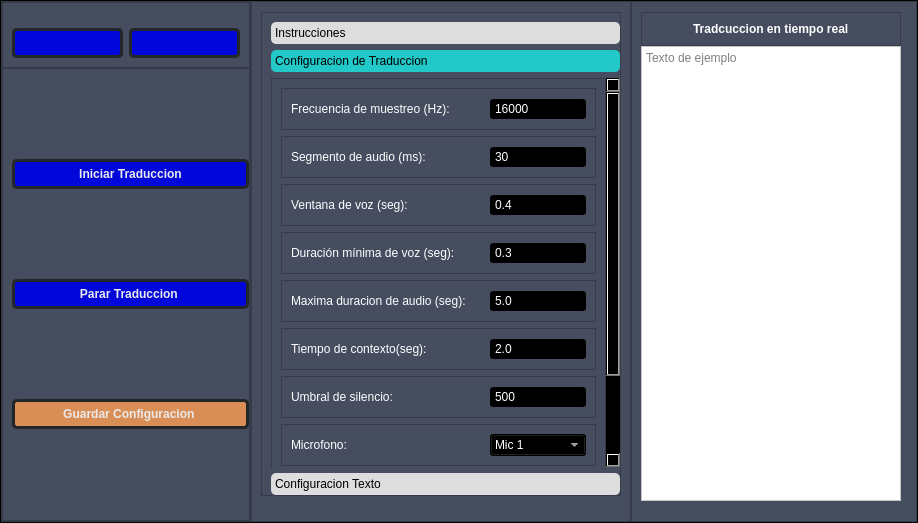
<?xml version="1.0" encoding="UTF-8"?>
<ui version="4.0">
 <class>MainWindow</class>
 <widget class="QMainWindow" name="MainWindow">
  <property name="geometry">
   <rect>
    <x>0</x>
    <y>0</y>
    <width>918</width>
    <height>523</height>
   </rect>
  </property>
  <property name="windowTitle">
   <string>MainWindow</string>
  </property>
  <property name="styleSheet">
   <string notr="true">background-color: rgb(0, 0, 0);</string>
  </property>
  <widget class="QWidget" name="centralwidget">
   <layout class="QVBoxLayout" name="verticalLayout" stretch="8">
    <property name="spacing">
     <number>0</number>
    </property>
    <property name="leftMargin">
     <number>0</number>
    </property>
    <property name="topMargin">
     <number>0</number>
    </property>
    <property name="rightMargin">
     <number>0</number>
    </property>
    <property name="bottomMargin">
     <number>0</number>
    </property>
    <item>
     <widget class="QFrame" name="Inferior">
      <property name="frameShape">
       <enum>QFrame::StyledPanel</enum>
      </property>
      <property name="frameShadow">
       <enum>QFrame::Raised</enum>
      </property>
      <layout class="QHBoxLayout" name="horizontalLayout" stretch="1,1,1">
       <property name="spacing">
        <number>0</number>
       </property>
       <property name="leftMargin">
        <number>0</number>
       </property>
       <property name="topMargin">
        <number>0</number>
       </property>
       <property name="rightMargin">
        <number>0</number>
       </property>
       <property name="bottomMargin">
        <number>0</number>
       </property>
       <item>
        <widget class="QFrame" name="column_1">
         <property name="maximumSize">
          <size>
           <width>250</width>
           <height>16777215</height>
          </size>
         </property>
         <property name="styleSheet">
          <string notr="true">QFrame{
	background-color: rgb(70, 77, 95);
}

QPushButton{
	font:87 12pt &quot;Sans Serif&quot;;
	font-weight: bold;
	background-color: #0107DB;
	color: #EAEAEA;
	border-radius:5px;
	border:3px solid #24272a;
	padding:5px;
}

QPushButton:hover{
	background-color: rgb(1, 5, 136);
	border-radius:5px;
	border:3px solid 6C757D;

}


</string>
         </property>
         <property name="frameShape">
          <enum>QFrame::StyledPanel</enum>
         </property>
         <property name="frameShadow">
          <enum>QFrame::Raised</enum>
         </property>
         <layout class="QVBoxLayout" name="verticalLayout_3" stretch="1,8">
          <property name="spacing">
           <number>0</number>
          </property>
          <property name="leftMargin">
           <number>0</number>
          </property>
          <property name="topMargin">
           <number>0</number>
          </property>
          <property name="rightMargin">
           <number>0</number>
          </property>
          <property name="bottomMargin">
           <number>0</number>
          </property>
          <item>
           <widget class="QFrame" name="arrow_frame">
            <property name="frameShape">
             <enum>QFrame::StyledPanel</enum>
            </property>
            <property name="frameShadow">
             <enum>QFrame::Raised</enum>
            </property>
            <layout class="QHBoxLayout" name="horizontalLayout_2">
             <property name="topMargin">
              <number>25</number>
             </property>
             <item>
              <widget class="QPushButton" name="Larrow">
               <property name="text">
                <string/>
               </property>
               <property name="icon">
                <iconset>
                 <normaloff>../../../../../.designer/backup/imgs/left arrow.svg</normaloff>../../../../../.designer/backup/imgs/left arrow.svg</iconset>
               </property>
              </widget>
             </item>
             <item>
              <widget class="QPushButton" name="Rarrow">
               <property name="text">
                <string/>
               </property>
               <property name="icon">
                <iconset>
                 <normaloff>../../../../../.designer/backup/imgs/right arrow.svg</normaloff>../../../../../.designer/backup/imgs/right arrow.svg</iconset>
               </property>
              </widget>
             </item>
            </layout>
           </widget>
          </item>
          <item>
           <widget class="QFrame" name="frame_26">
            <property name="frameShape">
             <enum>QFrame::StyledPanel</enum>
            </property>
            <property name="frameShadow">
             <enum>QFrame::Raised</enum>
            </property>
            <layout class="QVBoxLayout" name="verticalLayout_13">
             <property name="spacing">
              <number>0</number>
             </property>
             <property name="leftMargin">
              <number>9</number>
             </property>
             <property name="topMargin">
              <number>0</number>
             </property>
             <property name="rightMargin">
              <number>0</number>
             </property>
             <property name="bottomMargin">
              <number>0</number>
             </property>
             <item>
              <widget class="QPushButton" name="play">
               <property name="layoutDirection">
                <enum>Qt::RightToLeft</enum>
               </property>
               <property name="text">
                <string>Iniciar Traduccion</string>
               </property>
               <property name="icon">
                <iconset>
                 <normaloff>../../../../../.designer/backup/imgs/play.svg</normaloff>../../../../../.designer/backup/imgs/play.svg</iconset>
               </property>
               <property name="iconSize">
                <size>
                 <width>28</width>
                 <height>28</height>
                </size>
               </property>
              </widget>
             </item>
             <item>
              <widget class="QPushButton" name="pause">
               <property name="layoutDirection">
                <enum>Qt::RightToLeft</enum>
               </property>
               <property name="text">
                <string>Parar Traduccion </string>
               </property>
               <property name="icon">
                <iconset>
                 <normaloff>../../../../../.designer/backup/imgs/stop.svg</normaloff>../../../../../.designer/backup/imgs/stop.svg</iconset>
               </property>
               <property name="iconSize">
                <size>
                 <width>28</width>
                 <height>28</height>
                </size>
               </property>
              </widget>
             </item>
             <item>
              <widget class="QPushButton" name="config">
               <property name="layoutDirection">
                <enum>Qt::RightToLeft</enum>
               </property>
               <property name="styleSheet">
                <string notr="true">QPushButton{
	background-color: rgb(217, 142, 86);
	color: #EAEAEA;

}

QPushButton:hover{
	background-color: rgb(134, 87, 53);
	color: #EAEAEA;
}</string>
               </property>
               <property name="text">
                <string>Guardar Configuracion </string>
               </property>
               <property name="icon">
                <iconset>
                 <normaloff>../../../../../.designer/backup/imgs/config.svg</normaloff>../../../../../.designer/backup/imgs/config.svg</iconset>
               </property>
               <property name="iconSize">
                <size>
                 <width>28</width>
                 <height>28</height>
                </size>
               </property>
              </widget>
             </item>
            </layout>
           </widget>
          </item>
         </layout>
        </widget>
       </item>
       <item>
        <widget class="QFrame" name="frame_2">
         <property name="minimumSize">
          <size>
           <width>380</width>
           <height>0</height>
          </size>
         </property>
         <property name="styleSheet">
          <string notr="true">QFrame{
	background-color: rgb(70, 77, 95);
}

QPushButton{
	font:87 12pt &quot;Arial Black&quot;;
	background-color: #000000ff;
	border-radius:5px;
	border:1px solid white;
}

QPushButton:hover{
	background-color: rgb(150, 150, 150);
	border-radius:5px;
	border:1px solid black;

}
</string>
         </property>
         <property name="frameShape">
          <enum>QFrame::StyledPanel</enum>
         </property>
         <property name="frameShadow">
          <enum>QFrame::Raised</enum>
         </property>
         <layout class="QVBoxLayout" name="verticalLayout_2" stretch="0">
          <property name="topMargin">
           <number>10</number>
          </property>
          <property name="bottomMargin">
           <number>25</number>
          </property>
          <item>
           <widget class="QFrame" name="frame_5">
            <property name="minimumSize">
             <size>
              <width>0</width>
              <height>0</height>
             </size>
            </property>
            <property name="frameShape">
             <enum>QFrame::StyledPanel</enum>
            </property>
            <property name="frameShadow">
             <enum>QFrame::Raised</enum>
            </property>
            <layout class="QVBoxLayout" name="verticalLayout_4">
             <property name="spacing">
              <number>0</number>
             </property>
             <property name="rightMargin">
              <number>0</number>
             </property>
             <property name="bottomMargin">
              <number>0</number>
             </property>
             <item>
              <widget class="QToolBox" name="toolBox">
               <property name="minimumSize">
                <size>
                 <width>0</width>
                 <height>0</height>
                </size>
               </property>
               <property name="maximumSize">
                <size>
                 <width>16777215</width>
                 <height>16777215</height>
                </size>
               </property>
               <property name="styleSheet">
                <string notr="true">QToolBox::tab{
	background-color: rgb(221, 221, 221);
	border-radius: 5px;
	color:rgb(0,0,0);
	font:75 13pt &quot;MS Shell Dlg 2&quot;;
}

QToolBox::tab::selected{
	background-color: #23c8c8;
	font:75 13pt &quot;MS Shell Dlg 2&quot;;
	color:rgb(0,0,0);
}

QLabel{
	font:87 10pt &quot;Sans Serif&quot;;
}</string>
               </property>
               <property name="currentIndex">
                <number>1</number>
               </property>
               <widget class="QWidget" name="Comousarlo">
                <property name="geometry">
                 <rect>
                  <x>0</x>
                  <y>0</y>
                  <width>98</width>
                  <height>91</height>
                 </rect>
                </property>
                <attribute name="icon">
                 <iconset>
                  <normaloff>../../../../../.designer/backup/imgs/toolbox.svg</normaloff>../../../../../.designer/backup/imgs/toolbox.svg</iconset>
                </attribute>
                <attribute name="label">
                 <string>Instrucciones</string>
                </attribute>
                <layout class="QVBoxLayout" name="verticalLayout_11">
                 <property name="spacing">
                  <number>0</number>
                 </property>
                 <property name="leftMargin">
                  <number>0</number>
                 </property>
                 <property name="topMargin">
                  <number>0</number>
                 </property>
                 <property name="rightMargin">
                  <number>0</number>
                 </property>
                 <property name="bottomMargin">
                  <number>0</number>
                 </property>
                 <item>
                  <widget class="QFrame" name="frame_21">
                   <property name="frameShape">
                    <enum>QFrame::StyledPanel</enum>
                   </property>
                   <property name="frameShadow">
                    <enum>QFrame::Raised</enum>
                   </property>
                   <layout class="QVBoxLayout" name="verticalLayout_12">
                    <item>
                     <widget class="QTextEdit" name="textEdit"/>
                    </item>
                   </layout>
                  </widget>
                 </item>
                </layout>
               </widget>
               <widget class="QWidget" name="ConfiguracionAudio">
                <property name="geometry">
                 <rect>
                  <x>0</x>
                  <y>0</y>
                  <width>332</width>
                  <height>456</height>
                 </rect>
                </property>
                <property name="minimumSize">
                 <size>
                  <width>0</width>
                  <height>0</height>
                 </size>
                </property>
                <attribute name="icon">
                 <iconset>
                  <normaloff>../../../../../.designer/backup/imgs/toolbox.svg</normaloff>../../../../../.designer/backup/imgs/toolbox.svg</iconset>
                </attribute>
                <attribute name="label">
                 <string>Configuracion de Traduccion</string>
                </attribute>
                <layout class="QVBoxLayout" name="verticalLayout_9">
                 <property name="spacing">
                  <number>0</number>
                 </property>
                 <property name="leftMargin">
                  <number>0</number>
                 </property>
                 <property name="topMargin">
                  <number>0</number>
                 </property>
                 <property name="rightMargin">
                  <number>0</number>
                 </property>
                 <property name="bottomMargin">
                  <number>0</number>
                 </property>
                 <item>
                  <widget class="QFrame" name="frame_7">
                   <property name="minimumSize">
                    <size>
                     <width>0</width>
                     <height>0</height>
                    </size>
                   </property>
                   <property name="styleSheet">
                    <string notr="true">QSpinBox, QDoubleSpinBox, QComboBox, QLabel,QLineEdit{
	color:white
}</string>
                   </property>
                   <property name="frameShape">
                    <enum>QFrame::StyledPanel</enum>
                   </property>
                   <property name="frameShadow">
                    <enum>QFrame::Raised</enum>
                   </property>
                   <layout class="QVBoxLayout" name="verticalLayout_8" stretch="1,0,1,1,1,1,1,1,1,1">
                    <item>
                     <widget class="QFrame" name="frame_9">
                      <property name="frameShape">
                       <enum>QFrame::StyledPanel</enum>
                      </property>
                      <property name="frameShadow">
                       <enum>QFrame::Raised</enum>
                      </property>
                      <layout class="QHBoxLayout" name="horizontalLayout_4" stretch="2,1">
                       <item>
                        <widget class="QLabel" name="label">
                         <property name="sizePolicy">
                          <sizepolicy hsizetype="Expanding" vsizetype="Fixed">
                           <horstretch>0</horstretch>
                           <verstretch>0</verstretch>
                          </sizepolicy>
                         </property>
                         <property name="text">
                          <string>Frecuencia de muestreo (Hz):</string>
                         </property>
                        </widget>
                       </item>
                       <item>
                        <widget class="QSpinBox" name="spinBox">
                         <property name="buttonSymbols">
                          <enum>QAbstractSpinBox::NoButtons</enum>
                         </property>
                         <property name="maximum">
                          <number>100000</number>
                         </property>
                         <property name="value">
                          <number>16000</number>
                         </property>
                        </widget>
                       </item>
                      </layout>
                     </widget>
                    </item>
                    <item>
                     <widget class="QFrame" name="frame_8">
                      <property name="frameShape">
                       <enum>QFrame::StyledPanel</enum>
                      </property>
                      <property name="frameShadow">
                       <enum>QFrame::Raised</enum>
                      </property>
                      <layout class="QHBoxLayout" name="horizontalLayout_5" stretch="2,1">
                       <item>
                        <widget class="QLabel" name="label_3">
                         <property name="text">
                          <string>Segmento de audio (ms):</string>
                         </property>
                        </widget>
                       </item>
                       <item>
                        <widget class="QSpinBox" name="spinBox_3">
                         <property name="buttonSymbols">
                          <enum>QAbstractSpinBox::NoButtons</enum>
                         </property>
                         <property name="maximum">
                          <number>100</number>
                         </property>
                         <property name="value">
                          <number>30</number>
                         </property>
                        </widget>
                       </item>
                      </layout>
                     </widget>
                    </item>
                    <item>
                     <widget class="QFrame" name="frame_10">
                      <property name="frameShape">
                       <enum>QFrame::StyledPanel</enum>
                      </property>
                      <property name="frameShadow">
                       <enum>QFrame::Raised</enum>
                      </property>
                      <layout class="QHBoxLayout" name="horizontalLayout_6" stretch="2,1">
                       <item>
                        <widget class="QLabel" name="label_4">
                         <property name="text">
                          <string>Ventana de voz (seg):</string>
                         </property>
                        </widget>
                       </item>
                       <item>
                        <widget class="QDoubleSpinBox" name="doubleSpinBox_2">
                         <property name="buttonSymbols">
                          <enum>QAbstractSpinBox::NoButtons</enum>
                         </property>
                         <property name="decimals">
                          <number>1</number>
                         </property>
                         <property name="maximum">
                          <double>3.000000000000000</double>
                         </property>
                         <property name="singleStep">
                          <double>0.100000000000000</double>
                         </property>
                         <property name="value">
                          <double>0.400000000000000</double>
                         </property>
                        </widget>
                       </item>
                      </layout>
                     </widget>
                    </item>
                    <item>
                     <widget class="QFrame" name="frame_11">
                      <property name="frameShape">
                       <enum>QFrame::StyledPanel</enum>
                      </property>
                      <property name="frameShadow">
                       <enum>QFrame::Raised</enum>
                      </property>
                      <layout class="QHBoxLayout" name="horizontalLayout_7" stretch="2,1">
                       <item>
                        <widget class="QLabel" name="label_5">
                         <property name="text">
                          <string>Duración mínima de voz (seg):</string>
                         </property>
                        </widget>
                       </item>
                       <item>
                        <widget class="QDoubleSpinBox" name="doubleSpinBox_3">
                         <property name="buttonSymbols">
                          <enum>QAbstractSpinBox::NoButtons</enum>
                         </property>
                         <property name="decimals">
                          <number>1</number>
                         </property>
                         <property name="maximum">
                          <double>3.000000000000000</double>
                         </property>
                         <property name="singleStep">
                          <double>0.100000000000000</double>
                         </property>
                         <property name="value">
                          <double>0.300000000000000</double>
                         </property>
                        </widget>
                       </item>
                      </layout>
                     </widget>
                    </item>
                    <item>
                     <widget class="QFrame" name="frame_16">
                      <property name="frameShape">
                       <enum>QFrame::StyledPanel</enum>
                      </property>
                      <property name="frameShadow">
                       <enum>QFrame::Raised</enum>
                      </property>
                      <layout class="QHBoxLayout" name="horizontalLayout_10" stretch="2,1">
                       <item>
                        <widget class="QLabel" name="label_9">
                         <property name="text">
                          <string>Maxima duracion de audio (seg):</string>
                         </property>
                        </widget>
                       </item>
                       <item>
                        <widget class="QDoubleSpinBox" name="doubleSpinBox">
                         <property name="buttonSymbols">
                          <enum>QAbstractSpinBox::NoButtons</enum>
                         </property>
                         <property name="decimals">
                          <number>1</number>
                         </property>
                         <property name="minimum">
                          <double>1.000000000000000</double>
                         </property>
                         <property name="maximum">
                          <double>15.000000000000000</double>
                         </property>
                         <property name="singleStep">
                          <double>0.500000000000000</double>
                         </property>
                         <property name="value">
                          <double>5.000000000000000</double>
                         </property>
                        </widget>
                       </item>
                      </layout>
                     </widget>
                    </item>
                    <item>
                     <widget class="QFrame" name="frame_14">
                      <property name="frameShape">
                       <enum>QFrame::StyledPanel</enum>
                      </property>
                      <property name="frameShadow">
                       <enum>QFrame::Raised</enum>
                      </property>
                      <layout class="QHBoxLayout" name="horizontalLayout_11" stretch="2,1">
                       <item>
                        <widget class="QLabel" name="label_10">
                         <property name="text">
                          <string>Tiempo de contexto(seg):</string>
                         </property>
                        </widget>
                       </item>
                       <item>
                        <widget class="QDoubleSpinBox" name="doubleSpinBox_4">
                         <property name="buttonSymbols">
                          <enum>QAbstractSpinBox::NoButtons</enum>
                         </property>
                         <property name="decimals">
                          <number>1</number>
                         </property>
                         <property name="maximum">
                          <double>15.000000000000000</double>
                         </property>
                         <property name="singleStep">
                          <double>0.500000000000000</double>
                         </property>
                         <property name="value">
                          <double>2.000000000000000</double>
                         </property>
                        </widget>
                       </item>
                      </layout>
                     </widget>
                    </item>
                    <item>
                     <widget class="QFrame" name="frame_12">
                      <property name="frameShape">
                       <enum>QFrame::StyledPanel</enum>
                      </property>
                      <property name="frameShadow">
                       <enum>QFrame::Raised</enum>
                      </property>
                      <property name="lineWidth">
                       <number>0</number>
                      </property>
                      <layout class="QHBoxLayout" name="horizontalLayout_8" stretch="2,1">
                       <item>
                        <widget class="QLabel" name="label_6">
                         <property name="text">
                          <string>Umbral de silencio:</string>
                         </property>
                        </widget>
                       </item>
                       <item>
                        <widget class="QSpinBox" name="spinBox_2">
                         <property name="buttonSymbols">
                          <enum>QAbstractSpinBox::NoButtons</enum>
                         </property>
                         <property name="prefix">
                          <string/>
                         </property>
                         <property name="maximum">
                          <number>5000</number>
                         </property>
                         <property name="value">
                          <number>500</number>
                         </property>
                        </widget>
                       </item>
                      </layout>
                     </widget>
                    </item>
                    <item>
                     <widget class="QFrame" name="frame_25">
                      <property name="frameShape">
                       <enum>QFrame::StyledPanel</enum>
                      </property>
                      <property name="frameShadow">
                       <enum>QFrame::Raised</enum>
                      </property>
                      <layout class="QHBoxLayout" name="horizontalLayout_19" stretch="2,1">
                       <item>
                        <widget class="QLabel" name="label_17">
                         <property name="text">
                          <string>Microfono:</string>
                         </property>
                        </widget>
                       </item>
                       <item>
                        <widget class="QComboBox" name="comboBox_4">
                         <item>
                          <property name="text">
                           <string>Mic 1</string>
                          </property>
                         </item>
                         <item>
                          <property name="text">
                           <string>Mic 2</string>
                          </property>
                         </item>
                         <item>
                          <property name="text">
                           <string>MIc 3</string>
                          </property>
                         </item>
                        </widget>
                       </item>
                      </layout>
                     </widget>
                    </item>
                    <item>
                     <widget class="QFrame" name="frame_15">
                      <property name="frameShape">
                       <enum>QFrame::StyledPanel</enum>
                      </property>
                      <property name="frameShadow">
                       <enum>QFrame::Raised</enum>
                      </property>
                      <layout class="QHBoxLayout" name="horizontalLayout_12" stretch="2,1">
                       <item>
                        <widget class="QLabel" name="label_8">
                         <property name="text">
                          <string>Archivos temporales:</string>
                         </property>
                        </widget>
                       </item>
                       <item>
                        <widget class="QLineEdit" name="lineEdit">
                         <property name="text">
                          <string>./temp</string>
                         </property>
                         <property name="placeholderText">
                          <string>Hola</string>
                         </property>
                        </widget>
                       </item>
                      </layout>
                     </widget>
                    </item>
                    <item>
                     <widget class="QFrame" name="frame_13">
                      <property name="frameShape">
                       <enum>QFrame::StyledPanel</enum>
                      </property>
                      <property name="frameShadow">
                       <enum>QFrame::Raised</enum>
                      </property>
                      <layout class="QHBoxLayout" name="horizontalLayout_9" stretch="2,1">
                       <item>
                        <widget class="QLabel" name="label_7">
                         <property name="text">
                          <string>Modelo de traduccion:</string>
                         </property>
                        </widget>
                       </item>
                       <item>
                        <widget class="QComboBox" name="comboBox">
                         <property name="frame">
                          <bool>true</bool>
                         </property>
                         <item>
                          <property name="text">
                           <string>Tiny</string>
                          </property>
                         </item>
                         <item>
                          <property name="text">
                           <string>Base</string>
                          </property>
                         </item>
                         <item>
                          <property name="text">
                           <string>Small</string>
                          </property>
                         </item>
                         <item>
                          <property name="text">
                           <string>Medium</string>
                          </property>
                         </item>
                         <item>
                          <property name="text">
                           <string>Large</string>
                          </property>
                         </item>
                        </widget>
                       </item>
                      </layout>
                     </widget>
                    </item>
                   </layout>
                  </widget>
                 </item>
                </layout>
               </widget>
               <widget class="QWidget" name="ConfiguracionTexto">
                <property name="geometry">
                 <rect>
                  <x>0</x>
                  <y>0</y>
                  <width>249</width>
                  <height>283</height>
                 </rect>
                </property>
                <attribute name="icon">
                 <iconset>
                  <normaloff>../../../../../.designer/backup/imgs/toolbox.svg</normaloff>../../../../../.designer/backup/imgs/toolbox.svg</iconset>
                </attribute>
                <attribute name="label">
                 <string>Configuracion Texto</string>
                </attribute>
                <layout class="QVBoxLayout" name="verticalLayout_7">
                 <property name="spacing">
                  <number>0</number>
                 </property>
                 <property name="leftMargin">
                  <number>0</number>
                 </property>
                 <property name="topMargin">
                  <number>0</number>
                 </property>
                 <property name="rightMargin">
                  <number>0</number>
                 </property>
                 <property name="bottomMargin">
                  <number>0</number>
                 </property>
                 <item>
                  <widget class="QFrame" name="frame_17">
                   <property name="styleSheet">
                    <string notr="true">QSpinBox, QDoubleSpinBox, QComboBox, QLabel,QLineEdit{
	color:white
}</string>
                   </property>
                   <property name="frameShape">
                    <enum>QFrame::StyledPanel</enum>
                   </property>
                   <property name="frameShadow">
                    <enum>QFrame::Raised</enum>
                   </property>
                   <layout class="QVBoxLayout" name="verticalLayout_10">
                    <item>
                     <widget class="QFrame" name="frame_18">
                      <property name="frameShape">
                       <enum>QFrame::StyledPanel</enum>
                      </property>
                      <property name="frameShadow">
                       <enum>QFrame::Raised</enum>
                      </property>
                      <layout class="QHBoxLayout" name="horizontalLayout_15" stretch="2,1">
                       <property name="spacing">
                        <number>6</number>
                       </property>
                       <property name="topMargin">
                        <number>9</number>
                       </property>
                       <property name="rightMargin">
                        <number>9</number>
                       </property>
                       <property name="bottomMargin">
                        <number>9</number>
                       </property>
                       <item>
                        <widget class="QLabel" name="label_11">
                         <property name="text">
                          <string>Tipo de fuente:</string>
                         </property>
                        </widget>
                       </item>
                       <item>
                        <widget class="QComboBox" name="comboBox_3">
                         <property name="minimumSize">
                          <size>
                           <width>0</width>
                           <height>0</height>
                          </size>
                         </property>
                         <property name="frame">
                          <bool>false</bool>
                         </property>
                         <item>
                          <property name="text">
                           <string>Arial</string>
                          </property>
                         </item>
                         <item>
                          <property name="text">
                           <string>Times New Roman</string>
                          </property>
                         </item>
                         <item>
                          <property name="text">
                           <string>Courier New</string>
                          </property>
                         </item>
                         <item>
                          <property name="text">
                           <string>Verdana</string>
                          </property>
                         </item>
                         <item>
                          <property name="text">
                           <string>Tahoma</string>
                          </property>
                         </item>
                         <item>
                          <property name="text">
                           <string>Helvetica</string>
                          </property>
                         </item>
                         <item>
                          <property name="text">
                           <string>Sans Serif</string>
                          </property>
                         </item>
                         <item>
                          <property name="text">
                           <string>Monospace</string>
                          </property>
                         </item>
                         <item>
                          <property name="text">
                           <string>Comic Sans</string>
                          </property>
                         </item>
                        </widget>
                       </item>
                      </layout>
                     </widget>
                    </item>
                    <item>
                     <widget class="QFrame" name="frame_19">
                      <property name="frameShape">
                       <enum>QFrame::StyledPanel</enum>
                      </property>
                      <property name="frameShadow">
                       <enum>QFrame::Raised</enum>
                      </property>
                      <layout class="QHBoxLayout" name="horizontalLayout_14" stretch="2,1">
                       <item>
                        <widget class="QLabel" name="label_12">
                         <property name="text">
                          <string>Tamaño de fuente:</string>
                         </property>
                        </widget>
                       </item>
                       <item>
                        <widget class="QSpinBox" name="spinBox_4">
                         <property name="buttonSymbols">
                          <enum>QAbstractSpinBox::NoButtons</enum>
                         </property>
                        </widget>
                       </item>
                      </layout>
                     </widget>
                    </item>
                    <item>
                     <widget class="QFrame" name="frame_20">
                      <property name="frameShape">
                       <enum>QFrame::StyledPanel</enum>
                      </property>
                      <property name="frameShadow">
                       <enum>QFrame::Raised</enum>
                      </property>
                      <layout class="QHBoxLayout" name="horizontalLayout_13" stretch="2,1">
                       <item>
                        <widget class="QLabel" name="label_13">
                         <property name="text">
                          <string>Estilo de fuente:</string>
                         </property>
                        </widget>
                       </item>
                       <item>
                        <widget class="QComboBox" name="comboBox_2">
                         <property name="minimumSize">
                          <size>
                           <width>40</width>
                           <height>0</height>
                          </size>
                         </property>
                         <item>
                          <property name="text">
                           <string>Bold</string>
                          </property>
                         </item>
                         <item>
                          <property name="text">
                           <string>Italic</string>
                          </property>
                         </item>
                         <item>
                          <property name="text">
                           <string>Underline</string>
                          </property>
                         </item>
                        </widget>
                       </item>
                      </layout>
                     </widget>
                    </item>
                    <item>
                     <widget class="QFrame" name="frame_22">
                      <property name="frameShape">
                       <enum>QFrame::StyledPanel</enum>
                      </property>
                      <property name="frameShadow">
                       <enum>QFrame::Raised</enum>
                      </property>
                      <layout class="QHBoxLayout" name="horizontalLayout_16" stretch="2,1">
                       <item>
                        <widget class="QLabel" name="label_15">
                         <property name="text">
                          <string>Grosor del borde:</string>
                         </property>
                        </widget>
                       </item>
                       <item>
                        <widget class="QSpinBox" name="spinBox_5">
                         <property name="buttonSymbols">
                          <enum>QAbstractSpinBox::NoButtons</enum>
                         </property>
                        </widget>
                       </item>
                      </layout>
                     </widget>
                    </item>
                    <item>
                     <widget class="QFrame" name="frame_23">
                      <property name="frameShape">
                       <enum>QFrame::StyledPanel</enum>
                      </property>
                      <property name="frameShadow">
                       <enum>QFrame::Raised</enum>
                      </property>
                      <layout class="QHBoxLayout" name="horizontalLayout_18" stretch="2,1">
                       <item>
                        <widget class="QLabel" name="label_14">
                         <property name="text">
                          <string>Color de fondo:</string>
                         </property>
                        </widget>
                       </item>
                       <item>
                        <widget class="QPushButton" name="pushButton">
                         <property name="text">
                          <string>Color</string>
                         </property>
                        </widget>
                       </item>
                      </layout>
                     </widget>
                    </item>
                    <item>
                     <widget class="QFrame" name="frame_24">
                      <property name="frameShape">
                       <enum>QFrame::StyledPanel</enum>
                      </property>
                      <property name="frameShadow">
                       <enum>QFrame::Raised</enum>
                      </property>
                      <layout class="QHBoxLayout" name="horizontalLayout_17" stretch="2,1">
                       <item>
                        <widget class="QLabel" name="label_16">
                         <property name="text">
                          <string>Opacidad del fondo:</string>
                         </property>
                        </widget>
                       </item>
                       <item>
                        <widget class="QSpinBox" name="spinBox_6">
                         <property name="buttonSymbols">
                          <enum>QAbstractSpinBox::NoButtons</enum>
                         </property>
                        </widget>
                       </item>
                      </layout>
                     </widget>
                    </item>
                   </layout>
                  </widget>
                 </item>
                </layout>
               </widget>
              </widget>
             </item>
            </layout>
           </widget>
          </item>
         </layout>
        </widget>
       </item>
       <item>
        <widget class="QFrame" name="frame_3">
         <property name="styleSheet">
          <string notr="true">QFrame{
	background-color: rgb(70, 77, 95);
}


QLabel{
	font: 87 12pt &quot;Sans Serif&quot;;
	background-color: #000000ff;
	color: white;
	font-weight:bold;
}</string>
         </property>
         <property name="frameShape">
          <enum>QFrame::StyledPanel</enum>
         </property>
         <property name="frameShadow">
          <enum>QFrame::Raised</enum>
         </property>
         <layout class="QVBoxLayout" name="verticalLayout_5" stretch="1,14">
          <property name="spacing">
           <number>0</number>
          </property>
          <property name="leftMargin">
           <number>9</number>
          </property>
          <property name="topMargin">
           <number>10</number>
          </property>
          <property name="rightMargin">
           <number>15</number>
          </property>
          <property name="bottomMargin">
           <number>20</number>
          </property>
          <item>
           <widget class="QFrame" name="frame_6">
            <property name="styleSheet">
             <string notr="true">QTextBrrowser{
	font:87 10pt &quot;Sans Serif&quot;;
}
</string>
            </property>
            <property name="frameShape">
             <enum>QFrame::StyledPanel</enum>
            </property>
            <property name="frameShadow">
             <enum>QFrame::Raised</enum>
            </property>
            <layout class="QHBoxLayout" name="horizontalLayout_20">
             <item>
              <widget class="QLabel" name="label_18">
               <property name="sizePolicy">
                <sizepolicy hsizetype="Fixed" vsizetype="Preferred">
                 <horstretch>0</horstretch>
                 <verstretch>0</verstretch>
                </sizepolicy>
               </property>
               <property name="maximumSize">
                <size>
                 <width>16777215</width>
                 <height>16777215</height>
                </size>
               </property>
               <property name="styleSheet">
                <string notr="true"/>
               </property>
               <property name="text">
                <string>Tradcuccion en tiempo real</string>
               </property>
              </widget>
             </item>
            </layout>
           </widget>
          </item>
          <item>
           <widget class="QTextEdit" name="Consola">
            <property name="styleSheet">
             <string notr="true">QTextEdit{
	background-color: rgb(255,255,255);
	color: rgb(0, 0, 0)
}</string>
            </property>
            <property name="readOnly">
             <bool>true</bool>
            </property>
            <property name="html">
             <string>&lt;!DOCTYPE HTML PUBLIC &quot;-//W3C//DTD HTML 4.0//EN&quot; &quot;http://www.w3.org/TR/REC-html40/strict.dtd&quot;&gt;
&lt;html&gt;&lt;head&gt;&lt;meta name=&quot;qrichtext&quot; content=&quot;1&quot; /&gt;&lt;style type=&quot;text/css&quot;&gt;
p, li { white-space: pre-wrap; }
&lt;/style&gt;&lt;/head&gt;&lt;body style=&quot; font-family:'MS Shell Dlg 2'; font-size:8.25pt; font-weight:400; font-style:normal;&quot;&gt;
&lt;p align=&quot;center&quot; style=&quot;-qt-paragraph-type:empty; margin-top:0px; margin-bottom:0px; margin-left:0px; margin-right:0px; -qt-block-indent:0; text-indent:0px;&quot;&gt;&lt;br /&gt;&lt;/p&gt;&lt;/body&gt;&lt;/html&gt;</string>
            </property>
            <property name="placeholderText">
             <string>Texto de ejemplo</string>
            </property>
           </widget>
          </item>
         </layout>
        </widget>
       </item>
      </layout>
     </widget>
    </item>
   </layout>
  </widget>
 </widget>
 <resources/>
 <connections/>
</ui>
